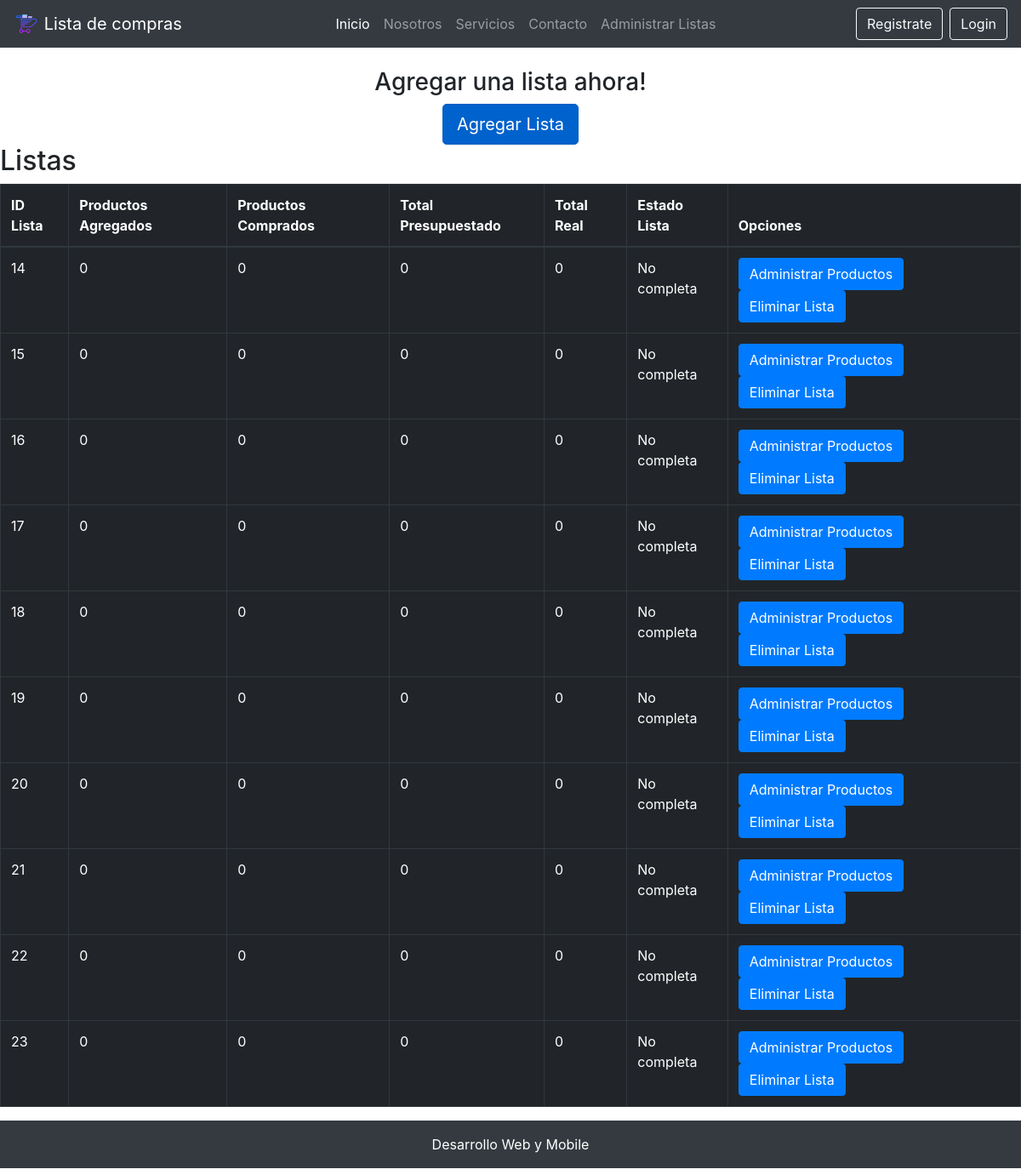
The page /listar_listas/ on the database as committed earlier.
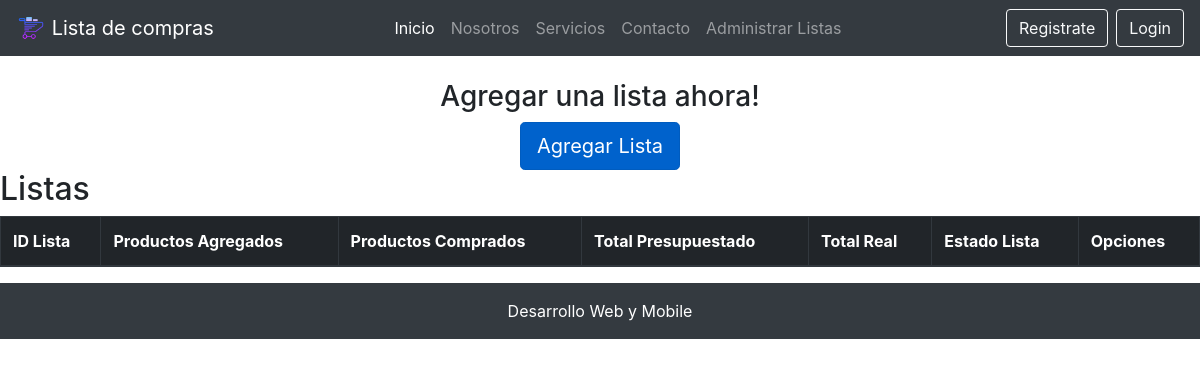
The same page on the database as committed later.
### core/models.py (models this page shows, shortened)
class Lista(models.Model):
    total_productos_agregados = models.IntegerField(verbose_name="Productos Agregados")
    total_productos_comprados = models.IntegerField(verbose_name="Productos Comprados")
    costo_total_presupuestado = models.IntegerField(verbose_name="Total Presupuestado")
    costo_total_real = models.IntegerField(verbose_name="Total Real")
    estadoLista = models.ForeignKey(EstadoLista, on_delete=models.CASCADE, verbose_name="Estado Lista")

class EstadoLista(models.Model):
    nombre = models.CharField(max_length=30, verbose_name="Estado Lista")

### core/views.py (the view)
# urls.py: path('listar_listas/', listar_listas, name="listado_listas"),
def listar_listas(request):
    listas = Lista.objects.all()
    return render(request, 'core/listar_listas.html', {
        'listas':listas
    })

### core/templates/core/listar_listas.html (shortened to what this page needs)
{% extends 'core/base.html' %}
{% load static %}
{% block contenido %}
<br>
<div class="container">
    <h3 class="text-center">Agregar una lista ahora!</h3>
    <div class="row">
        <div class="col-12 text-center">
            <a class="btn btn-primary btn-lg active" role="button" aria-pressed="true" href="{% url 'agregar_lista' %}">Agregar Lista</a>
        </div>
    </div>
</div>
<h2>Listas</h2>
<div class="table-responsive">
    <table class="table table-dark table-bordered table-hover table-condensed">
        <thead>
            <tr>
                <th>ID Lista</th>
                <th>Productos Agregados</th>
                <th>Productos Comprados</th>
                <th>Total Presupuestado</th>
                <th>Total Real</th>
                <th>Estado Lista</th>
                <th>Opciones</th>
            </tr>
        </thead>
        <tbody>
            {% for l in listas %}
            <tr>
                <td>{{ l.id }}</td>
                <td>{{ l.total_productos_agregados }}</td>
                <td>{{ l.total_productos_comprados }}</td>
                <td>{{ l.costo_total_presupuestado }}</td>
                <td>{{ l.costo_total_real }}</td>
                <td>{{ l.estadoLista.nombre }}</td>
                <td>
                    <a class="btn btn-primary mr-2" href="#" >Administrar Productos</a>
                    <a class="btn btn-primary" href="{% url 'eliminar_lista' l.id %}">Eliminar Lista</a>
                </td>
            </tr>
            {% endfor %}
        </tbody>
    </table>
</div>
{% endblock contenido %}

### core/templates/core/base.html (shortened to what this page needs)
<!DOCTYPE html>
<html lang="en">
<head>
    {% load static %}
    <link rel="stylesheet" href="{% static 'core/css/estilos.css' %}">
    <link rel="stylesheet" href="https://stackpath.bootstrapcdn.com/bootstrap/4.1.3/css/bootstrap.min.css"
>
</head>
<body>
    <header>
        <nav class="navbar navbar-expand-lg navbar-dark bg-dark sticky-top">
            <a class="navbar-brand" href="{% url 'home' %}">
                <img src="{% static 'core/img/carrito_icon.png' %}" width="30" height="30" class="d-inline-block align-top" alt="">
                Lista de compras
            </a>
            <div class="collapse navbar-collapse" id="navbarNavAltMarkup">
                <div class="navbar-nav mr-auto ml-auto text-center">
                    <a class="nav-item nav-link active" href="{% url 'home' %}">Inicio</a>
                    <a class="nav-item nav-link" href="#">Nosotros</a>
                    <a class="nav-item nav-link" href="#">Servicios</a>
                    <a class="nav-item nav-link" href="#">Contacto</a>
                    <a class="nav-item nav-link" href="{% url 'listado_listas' %}">Administrar Listas</a>
                </div>
                <div class="d-flex flex-row justify-content-center">
                    <a href="#" class="btn btn-outline-light mr-2">Registrate</a>
                    <a href="#" class="btn btn-outline-light">Login</a>
                </div>
            </div>
        </nav>
    </header>
    <div class="contenido">
        {% block contenido %}
        {% endblock contenido %}
    </div>
    <footer class="page-footer font-small">
        <p class="text-center py-3 p-3 mb-2 bg-dark text-white">Desarrollo Web y Mobile</p>
    </footer>
</body>
</html>

### core/static/core/css/estilos.css (style rules this page uses)
* { margin: 0; padding: 0; }

Rows that differ between the two databases and show on the page:
removed Lista: id "14", total_productos_agregados "0", total_productos_comprados "0", costo_total_presupuestado "0", costo_total_real "0", estadoLista.nombre "No completa"
removed Lista: id "15", total_productos_agregados "0", total_productos_comprados "0", costo_total_presupuestado "0", costo_total_real "0", estadoLista.nombre "No completa"
removed Lista: id "16", total_productos_agregados "0", total_productos_comprados "0", costo_total_presupuestado "0", costo_total_real "0", estadoLista.nombre "No completa"
removed Lista: id "17", total_productos_agregados "0", total_productos_comprados "0", costo_total_presupuestado "0", costo_total_real "0", estadoLista.nombre "No completa"
removed Lista: id "18", total_productos_agregados "0", total_productos_comprados "0", costo_total_presupuestado "0", costo_total_real "0", estadoLista.nombre "No completa"
removed Lista: id "19", total_productos_agregados "0", total_productos_comprados "0", costo_total_presupuestado "0", costo_total_real "0", estadoLista.nombre "No completa"
removed Lista: id "20", total_productos_agregados "0", total_productos_comprados "0", costo_total_presupuestado "0", costo_total_real "0", estadoLista.nombre "No completa"
removed Lista: id "21", total_productos_agregados "0", total_productos_comprados "0", costo_total_presupuestado "0", costo_total_real "0", estadoLista.nombre "No completa"
removed Lista: id "22", total_productos_agregados "0", total_productos_comprados "0", costo_total_presupuestado "0", costo_total_real "0", estadoLista.nombre "No completa"
removed Lista: id "23", total_productos_agregados "0", total_productos_comprados "0", costo_total_presupuestado "0", costo_total_real "0", estadoLista.nombre "No completa"
